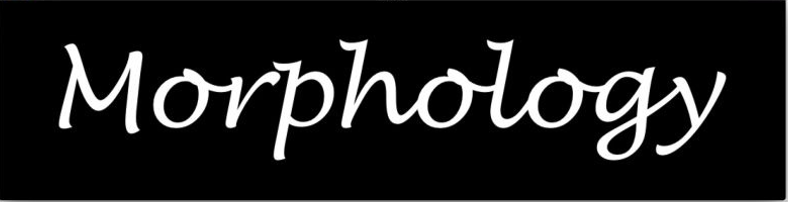
#> input picture Chapter1/src/2/pics/Capture.PNG, 788 x 202 px, found by its file name
$ python 2_8.py
#> lines starting #> are read from the running program, lines starting #| are printed output that depends on the picture
# coding=UTF-8
'''
Created on 2016年10月18日

@author: dmnnaxxi
Creating a vignette filter
'''
import cv2
import numpy as np


img = cv2.imread('pics\Capture.PNG')
#> img is the input picture: shape (202, 788, 3); mean B, G, R 27.7, 27.7, 27.7
rows, cols = img.shape[:2]
#> rows = 202; cols = 788


# Generating vignette mask using Gaussian kernels
kernel_x = cv2.getGaussianKernel(int(1.5*cols),200)
kernel_y = cv2.getGaussianKernel(int(1.5*rows),200)
kernel = kernel_y * kernel_x.T
mask = 255 * kernel / np.linalg.norm(kernel)
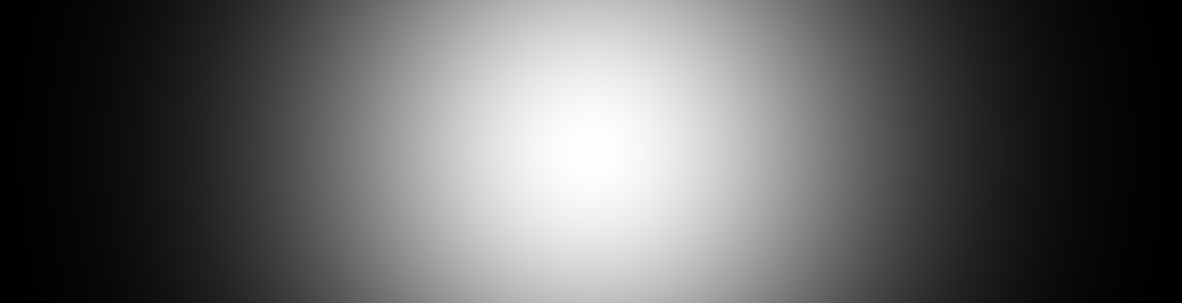
#> kernel: shape (303, 1182) float64; min 6.97e-08, max 7.24e-06, mean 2.79e-06; drawn with min black and max white
mask = mask[int(0.5*rows):,int(0.5*cols):]
output = np.copy(img)

#applying the mask to each channel in the input image
for i in range(3):
    output[:,:,i] = output[:,:,i] * mask
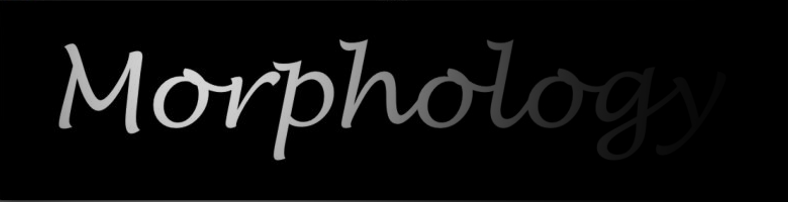
#> output: shape (202, 788, 3); mean B, G, R 12.2, 12.2, 12.2

cv2.imshow('Original', img)
cv2.imshow('Vignette with shifted focus', output)

cv2.waitKey()

$ run again, with Chapter1/src/2/pics/darkImg.PNG copied over Chapter1/src/2/pics/Capture.PNG
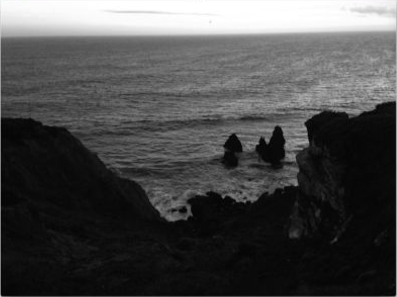
#> input picture Chapter1/src/2/pics/darkImg.PNG, 397 x 297 px, found by its file name
#> img is the input picture: shape (297, 397, 3); mean B, G, R 74.8, 74.8, 74.8
#> `mask = 255 * kernel / np.linalg.norm(kernel)`:
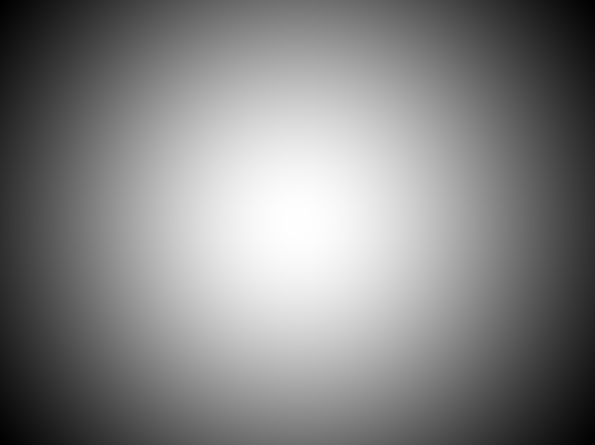
#> kernel: shape (445, 595) float64; min 1.13e-06, max 6.28e-06, mean 3.78e-06; drawn with min black and max white
#> after the loop `for i in range(3):`:
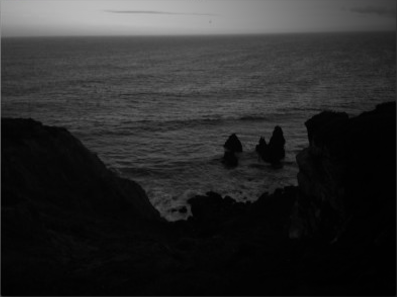
#> output: shape (297, 397, 3); mean B, G, R 42.8, 42.8, 42.8
